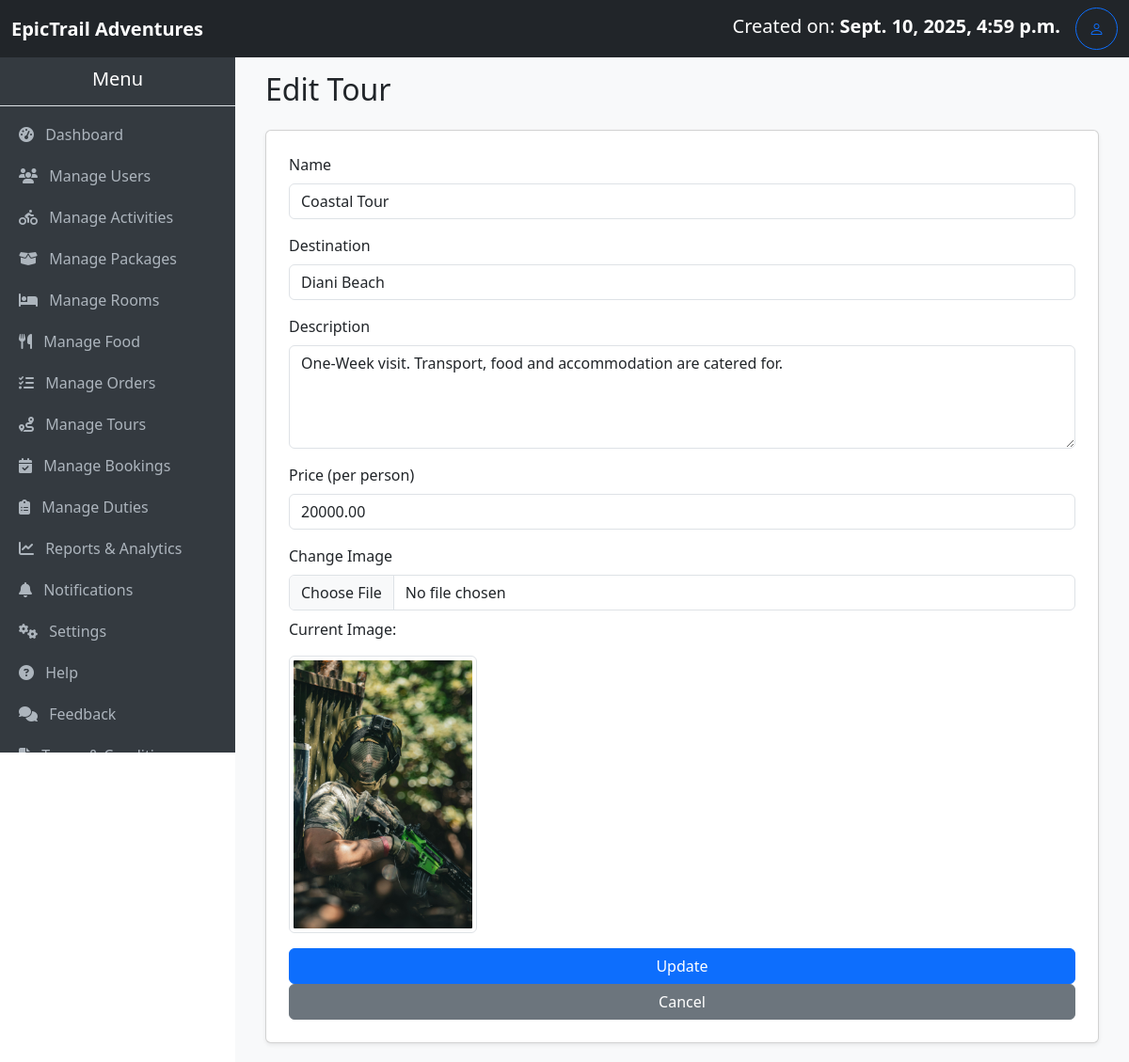
Page /tour/edit/1/ (signed in) on the committed database.
### myApp/models.py (models this page shows, shortened)
class Tour(models.Model):
    name = models.CharField(max_length=100)
    destination = models.CharField(max_length=100, null=True)
    description = models.TextField()
    price_per_person = models.DecimalField(max_digits=10, decimal_places=2)
    image = models.ImageField(upload_to='room_images/', blank=True, null=True)

### myApp/views.py (the view, shortened to what this page needs)
# urls.py: path('tour/edit/<int:pk>/', views.edit_tour, name='edit_tour'),
@login_required
@user_passes_test(is_admin)
def edit_tour(request, pk):
    tour = get_object_or_404(Tour, pk=pk)
    return render(request, 'tour.edit.html', {'tour': tour})

### myApp/context_processors.py (called while the page is built)
def total_users(request):
    return {'total_users': User.objects.count()}

def total_bookings(request):
    return {'total_bookings': Booking.objects.count()}

def total_amount(request):
    total = 0
    if request.user.is_authenticated:
        bookings = Booking.objects.all()#filter(user=request.user)
        total = sum(booking.amount_required for booking in bookings)
    return {'total_amount': total}

def total_cost(request):
    if not request.user.is_authenticated:
        return {
            'user_bookings': [],
            'user_total_amount': 0,
        }
    bookings = Booking.objects.filter(user=request.user).prefetch_related(
        'activities', 'packages', 'rooms', 'food', 'tours'
    )
    total_amount = sum(b.amount_required for b in bookings)
    return {
        'user_bookings': bookings,
        'user_total_amount': total_amount,
    }

### myApp/models.py (called while the page is built)
    @property
    def nights_spent(self):
        if self.check_in and self.check_out:
            nights = (self.check_out - self.check_in).days
            return nights if nights > 0 else 1  # Minimum of 1 night for same-day bookings
        return 1

### myApp/views.py (called while the page is built)
def is_admin(user):
    return user.is_superuser

### myApp/templates/tour.edit.html (shortened to what this page needs)
{% extends 'base.admin.html' %} {% block title %}Edit Tour{% endblock %} {% block content %}
<div class="container">
    <h2 class="mb-4">Edit Tour</h2>
    <form method="POST" enctype="multipart/form-data" class="card p-4 shadow-sm">
        <div class="mb-3">
            <label class="form-label">Name</label>
            <input type="text" name="name" value="{{ tour.name }}" class="form-control" required>
        </div>
        <div class="mb-3">
            <label class="form-label">Destination</label>
            <input type="text" name="destination" value="{{ tour.destination }}" class="form-control" required>
        </div>
        <div class="mb-3">
            <label class="form-label">Description</label>
            <textarea name="description" class="form-control" rows="4" required>{{ tour.description }}</textarea>
        </div>
        <div class="mb-3">
            <label class="form-label">Price (per person)</label>
            <input type="number" name="price_per_person" value="{{ tour.price_per_person }}" class="form-control" step="0.01" required>
        </div>
        <div class="mb-3">
            <label class="form-label">Change Image</label>
            <input type="file" name="image" class="form-control"> {% if tour.image %}
            <div class="mt-2">
                <p>Current Image:</p>
                <img src="{{ tour.image.url }}" alt="Tour Image" class="img-thumbnail" style="max-width: 200px;">
            </div>
            {% endif %}
        </div>
        <button type="submit" class="btn btn-primary">Update</button>
        <a href="{% url 'tours' %}" class="btn btn-secondary">Cancel</a>
    </form>
</div>
{% endblock %}

### myApp/templates/base.admin.html (shortened to what this page needs)
<!DOCTYPE html>
<html lang="en">
<head>
    <link href="https://cdn.jsdelivr.net/npm/bootstrap@5.3.3/dist/css/bootstrap.min.css" rel="stylesheet">
    <link rel="stylesheet" href="https://cdn.jsdelivr.net/npm/bootstrap-icons@1.11.3/font/bootstrap-icons.css">
    <link rel="stylesheet" href="https://cdnjs.cloudflare.com/ajax/libs/font-awesome/6.5.2/css/all.min.css">
</head>
<body>
    <nav class="navbar navbar-expand-lg navbar-dark bg-dark">
        <div class="container-fluid">
            <a class="navbar-brand" href="#"><strong>EpicTrail Adventures</strong></a>
            <div class="d-flex">
                <a class="navbar-brand" href="#"> Created on: <strong>{{ user.date_joined }}</strong></a>
                <a href="#" class="btn btn-outline-primary rounded-circle d-flex align-items-center justify-content-center" style="width: 45px; height: 45px;" title="Manage Profile">
                    <i class="bi bi-person"></i>
                </a>
            </div>
        </div>
    </nav>
    <div class="sidebar">
        <h5 class="text-center py-3 border-bottom">Menu</h5>
        <a href="{% url 'admin_dashboard' %}"><i class="fas fa-tachometer-alt me-2"></i> Dashboard</a>
        <a href="{% url 'users' %}"><i class="fas fa-users me-2"></i> Manage Users</a>
        <a href="{% url 'activity_list' %}"><i class="fas fa-biking me-2"></i> Manage Activities</a>
        <a href="{% url 'list_packages' %}"><i class="fas fa-box-open me-2"></i> Manage Packages</a>
        <a href="{% url 'list_rooms' %}"><i class="fas fa-bed me-2"></i> Manage Rooms</a>
        <a href="{% url 'food_list' %}"><i class="fas fa-utensils me-2"></i> Manage Food</a>
        <a href="{% url 'manage_orders' %}"><i class="fas fa-tasks me-2"></i> Manage Orders</a>
        <a href="{% url 'tours' %}"><i class="fas fa-route me-2"></i> Manage Tours</a>
        <a href="{% url 'booking_list' %}"><i class="fas fa-calendar-check me-2"></i> Manage Bookings</a>
        <a href="{% url 'duties' %}"><i class="fas fa-clipboard-list me-2"></i> Manage Duties</a>
        <a href="{% url 'reports_analytics' %}"><i class="fas fa-chart-line me-2"></i> Reports & Analytics</a>
        <a href="{% url 'notifications' %}"><i class="fas fa-bell me-2"></i> Notifications</a>
        <a href="{% url 'system_settings' %}"><i class="fas fa-cogs me-2"></i> Settings</a>
        <a href="#"><i class="fas fa-question-circle me-2"></i> Help</a>
        <a href="#"><i class="fas fa-comments me-2"></i> Feedback</a>
        <a href="#"><i class="fas fa-file-alt me-2"></i> Terms & Conditions</a>
    </div>
    <div class="content">
        {% block content %}{% endblock %}
    </div>
</body>
</html>

### myApp/templates/base.admin.html (style rules this page uses)
body { margin: 0; padding: 0; }
.navbar { position: fixed; top: 0; left: 0; width: 100%; z-index: 1030; }
.sidebar { position: fixed; top: 56px; left: 0; width: 250px; height: calc(100vh - 56px); background-color: #343a40; color: #fff; overflow-y: auto; }
.sidebar a { color: #adb5bd; text-decoration: none; display: block; padding: 10px 20px; }
.content { margin-top: 56px; margin-left: 250px; padding: 20px; background-color: #f8f9fa; min-height: calc(100vh - 56px); }

### rows in the picture
Tour: name "Coastal Tour", destination "Diani Beach", description "One-Week visit. Transport, food and accommodation are catered for.", price_per_person "20000.00", image (picture)

### other values in the picture
{{ user.date_joined }} "Sept. 10, 2025, 4:59 p.m."
